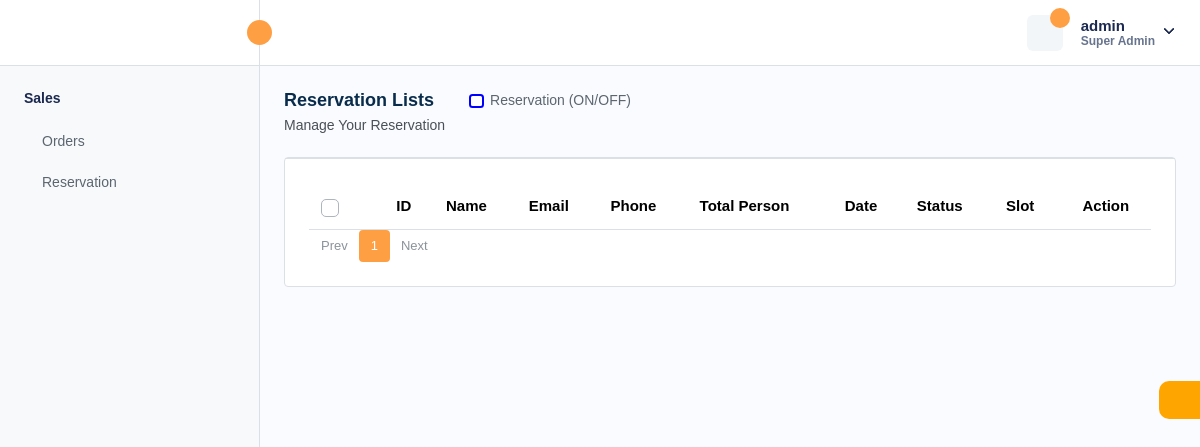
Before: /custom-admin/reservation-list/ (signed in) with the older database file.
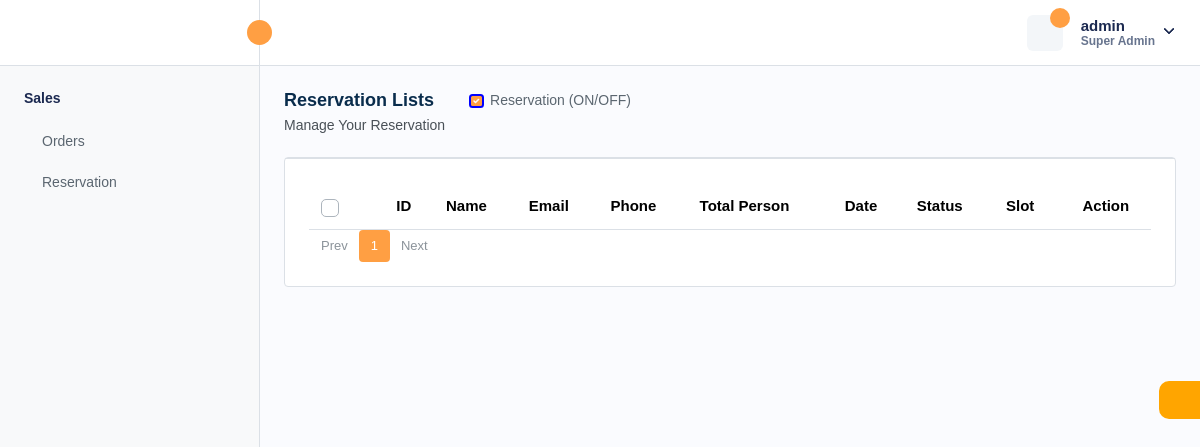
After: the same page with the newer database file.
### cms/models.py (models this page shows)
class SiteSettings(models.Model):
    is_order = models.BooleanField(default=True)
    is_reservation = models.BooleanField(default=True)
    is_delivery_enabled = models.BooleanField(default=True)
    is_take_away_enabled = models.BooleanField(default=True)

### custom_admin/views.py (the view)
    def _inner(request, *args, **kwargs):
        if request.user.is_superuser:
            return function(request, *args, **kwargs)
        else:
            return redirect('admin_login')  # Replace 'home' with the URL name for the home page or error page

### custom_admin/views.py (called while the page is built)
def superuser_required(function):
    def _inner(request, *args, **kwargs):
        if request.user.is_superuser:
            return function(request, *args, **kwargs)
        else:
            return redirect('admin_login')  # Replace 'home' with the URL name for the home page or error page
    return _inner

@superuser_required
def reservation_list(request):
    reservations = Reservation.objects.all().order_by('-id')
    site_settings =SiteSettings.objects.last()
    paginator = Paginator(reservations, 15)  # 30 orders per page
    page = request.GET.get('page')
    try:
        reservations = paginator.page(page)
    except PageNotAnInteger:
        reservations = paginator.page(1)
    except EmptyPage:
        reservations = paginator.page(paginator.num_pages)
    context = {
        'reservations': reservations,
        'site_settings': site_settings,
    }
    return render(request, 'custom_admin/reservation/reservation_list.html', context)

### templates/custom_admin/reservation/reservation_list.html (shortened to what the changed rows need)
{% extends "custom_admin/base.html" %}
{% load custom_filters %}
{% load static %}
{% block custom_admin_body %}
<div class="page-wrapper">
    <div class="content">
        <div class="page-header">
            <div class="add-item d-flex">
                <div class="form-check ms-4">
                    <input type="checkbox" class="form-check-input" id="reservationToggle"
                           {% if site_settings.is_reservation %}checked{% endif %} style="border: 2px solid blue;">
                    <label class="form-check-label" for="reservationToggle">Reservation (ON/OFF)</label>
                </div>
            </div>
        </div>
        <div class="card table-list-card">
            <div class="card-body">
                <div class="table-responsive">
                    <table class="table  datanew" >
                        <thead>
                            <tr>
                                <th class="no-sort">
                                    <label class="checkboxs">
                                        <span class="checkmarks"></span>
                                    </label>
                                </th>
                                <th>ID</th>
                                <th>Name</th>
                                <th>Email</th>
                                <th>Phone</th>
                                <th>Total Person</th>
                                <th>Date</th>
                                <th>Status</th>
                                <th>Slot</th>
                                <th class="text-center">Action</th>
                            </tr>
                        </thead>
                    </table>
                </div>
            </div>
        </div>
    </div>
</div>
{% endblock custom_admin_body %}

Changed rows visible on the page:
added SiteSettings: is_reservation "☑"
Other visible differences:
form field is_reservation: "☐" → (not shown)
